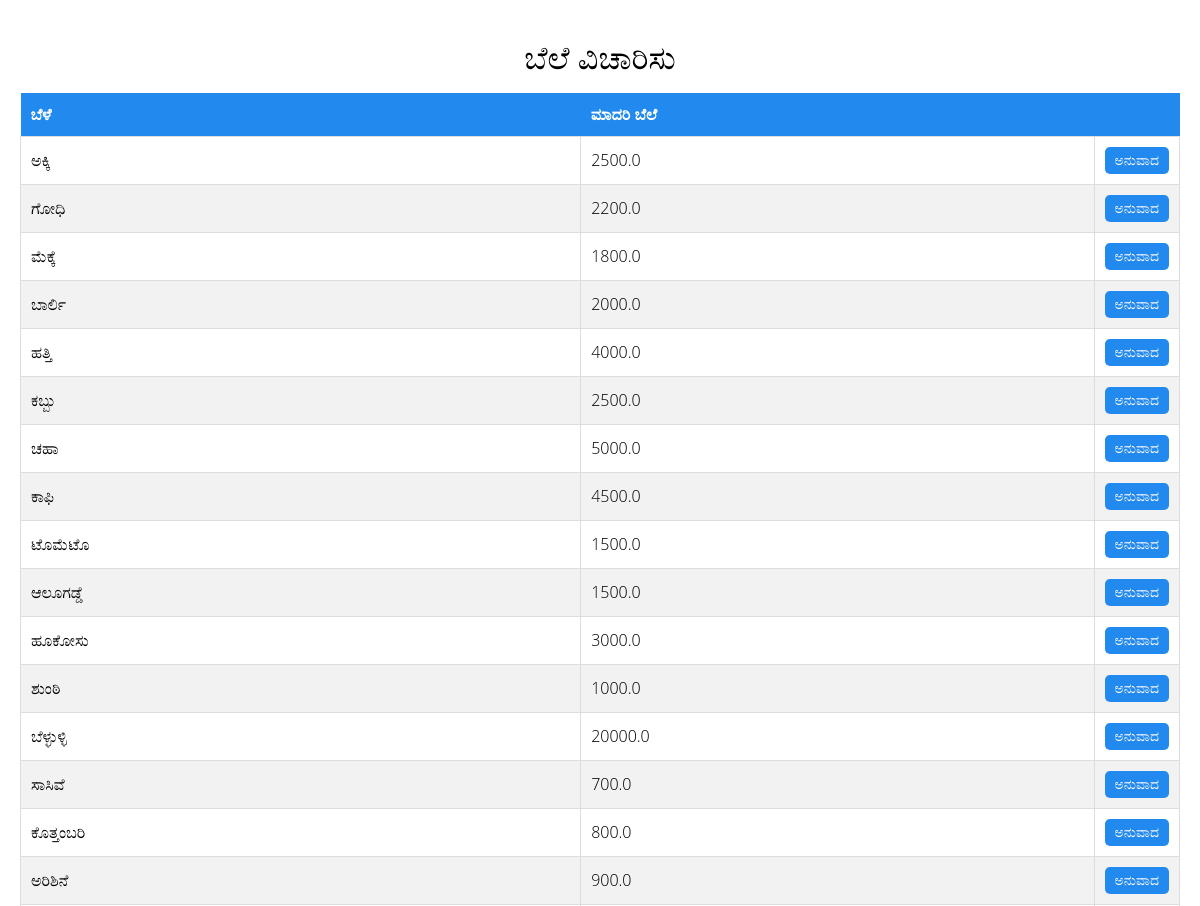
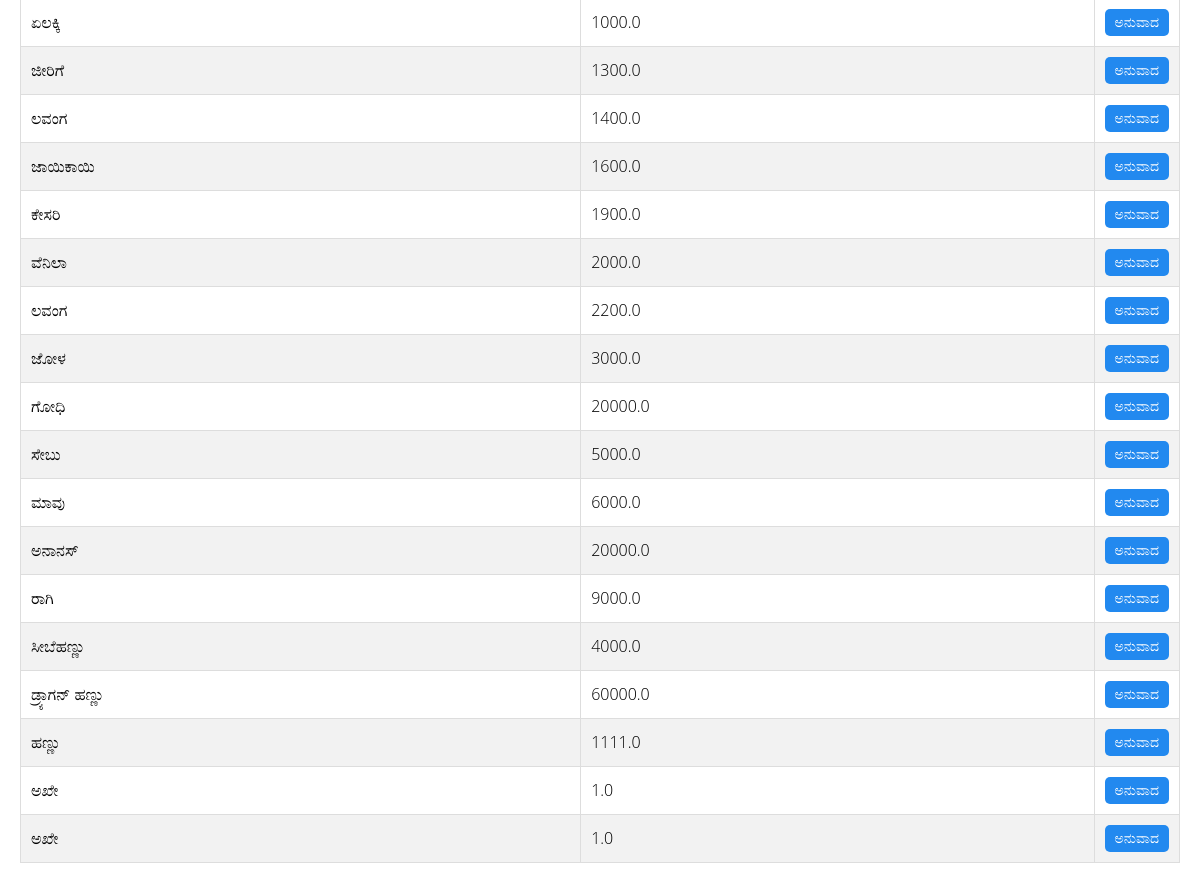
The page /crop/ on the database its author committed (2 pictures, top to bottom).
### members/models.py (models this page shows)
class CropPrice(models.Model):
    crop_name = models.CharField(max_length=255)
    modal_price = models.FloatField()
    def __str__(self):
        return f"{self.crop_name} - {self.modal_price}"

### members/views.py (the view)
# urls.py: path('crop/', views.crop, name='crop_price'),
def crop(request):
    crop_prices = CropPrice.objects.all()
    print(crop_prices)
    return render(request, 'members/price_list.html', {'crop_prices': crop_prices})

### members/templates/members/price_list.html (shortened to what this page needs)
<!DOCTYPE html>
<html lang="en">
<head>
</head>
<body>
    <h1>ಬೆಲೆ ವಿಚಾರಿಸು</h1>
    <table class="container">
        <thead>
            <tr>
                <th>ಬೆಳೆ</th>
                <th>ಮಾದರಿ ಬೆಲೆ</th>
                <th class="button-column"></th>
            </tr>
        </thead>
        <tbody>
            {% for crop_price in crop_prices %}
            <tr>
                <td>{{ crop_price.crop_name }}</td>
                <td>{{ crop_price.modal_price }}</td>
                <td class="button-column"><button class="translate-button" data-crop="{{ crop_price.crop_name }}" data-price="{{ crop_price.modal_price }}">ಅನುವಾದ</button></td>
            </tr>
            {% endfor %}
        </tbody>
    </table>
</body>
</html>

### members/templates/members/price_list.html (style rules this page uses)
body { font-family: 'Open Sans', sans-serif; font-weight: 300; line-height: 1.42em; color: black; background-color: white; margin: 0; padding: 20px; }
h1 { font-size: 2em; font-weight: 300; line-height: 1em; text-align: center; color: black; margin-bottom: 20px; }
table.container { width: 100%; border-collapse: collapse; margin-top: 20px; }
table.container th { background-color: #2289ef; color: white; font-weight: bold; text-align: left; padding: 10px; }
table.container td { border: 1px solid #ddd; padding: 10px; text-align: left; }
table.container tr:nth-child(even) { background-color: #f2f2f2; }
.button-column { width: 50px; }
.button-column button { background-color: #2289ef; color: white; border: none; padding: 5px 10px; border-radius: 5px; cursor: pointer; font-size: 14px; }

### rows shown on the page
CropPrice: crop_name "ಅಕ್ಕಿ", modal_price "2500.0"
CropPrice: crop_name "ಗೋಧಿ", modal_price "2200.0"
CropPrice: crop_name "ಮೆಕ್ಕೆ", modal_price "1800.0"
CropPrice: crop_name "ಬಾರ್ಲಿ", modal_price "2000.0"
CropPrice: crop_name "ಹತ್ತಿ", modal_price "4000.0"
CropPrice: crop_name "ಕಬ್ಬು", modal_price "2500.0"
CropPrice: crop_name "ಚಹಾ", modal_price "5000.0"
CropPrice: crop_name "ಕಾಫಿ", modal_price "4500.0"
CropPrice: crop_name "ಟೊಮೆಟೊ", modal_price "1500.0"
CropPrice: crop_name "ಆಲೂಗಡ್ಡೆ", modal_price "1500.0"
CropPrice: crop_name "ಹೂಕೋಸು", modal_price "3000.0"
CropPrice: crop_name "ಶುಂಠಿ", modal_price "1000.0"
CropPrice: crop_name "ಬೆಳ್ಳುಳ್ಳಿ", modal_price "20000.0"
CropPrice: crop_name "ಸಾಸಿವೆ", modal_price "700.0"
CropPrice: crop_name "ಕೊತ್ತಂಬರಿ", modal_price "800.0"
CropPrice: crop_name "ಅರಿಶಿನೆ", modal_price "900.0"
CropPrice: crop_name "ಏಲಕ್ಕಿ", modal_price "1000.0"
CropPrice: crop_name "ಜೀರಿಗೆ", modal_price "1300.0"
CropPrice: crop_name "ಲವಂಗ", modal_price "1400.0"
CropPrice: crop_name "ಜಾಯಿಕಾಯಿ", modal_price "1600.0"
CropPrice: crop_name "ಕೇಸರಿ", modal_price "1900.0"
CropPrice: crop_name "ವೆನಿಲಾ", modal_price "2000.0"
CropPrice: crop_name "ಲವಂಗ", modal_price "2200.0"
CropPrice: crop_name "ಜೋಳ", modal_price "3000.0"
CropPrice: crop_name "ಗೋಧಿ", modal_price "20000.0"
CropPrice: crop_name "ಸೇಬು", modal_price "5000.0"
CropPrice: crop_name "ಮಾವು", modal_price "6000.0"
CropPrice: crop_name "ಅನಾನಸ್", modal_price "20000.0"
CropPrice: crop_name "ರಾಗಿ", modal_price "9000.0"
CropPrice: crop_name "ಸೀಬೆಹಣ್ಣು", modal_price "4000.0"
CropPrice: crop_name "ಡ್ರ್ಯಾಗನ್ ಹಣ್ಣು", modal_price "60000.0"
CropPrice: crop_name "ಹಣ್ಣು", modal_price "1111.0"
CropPrice: crop_name "ಅಖೇ", modal_price "1.0"
CropPrice: crop_name "ಅಖೇ", modal_price "1.0"
